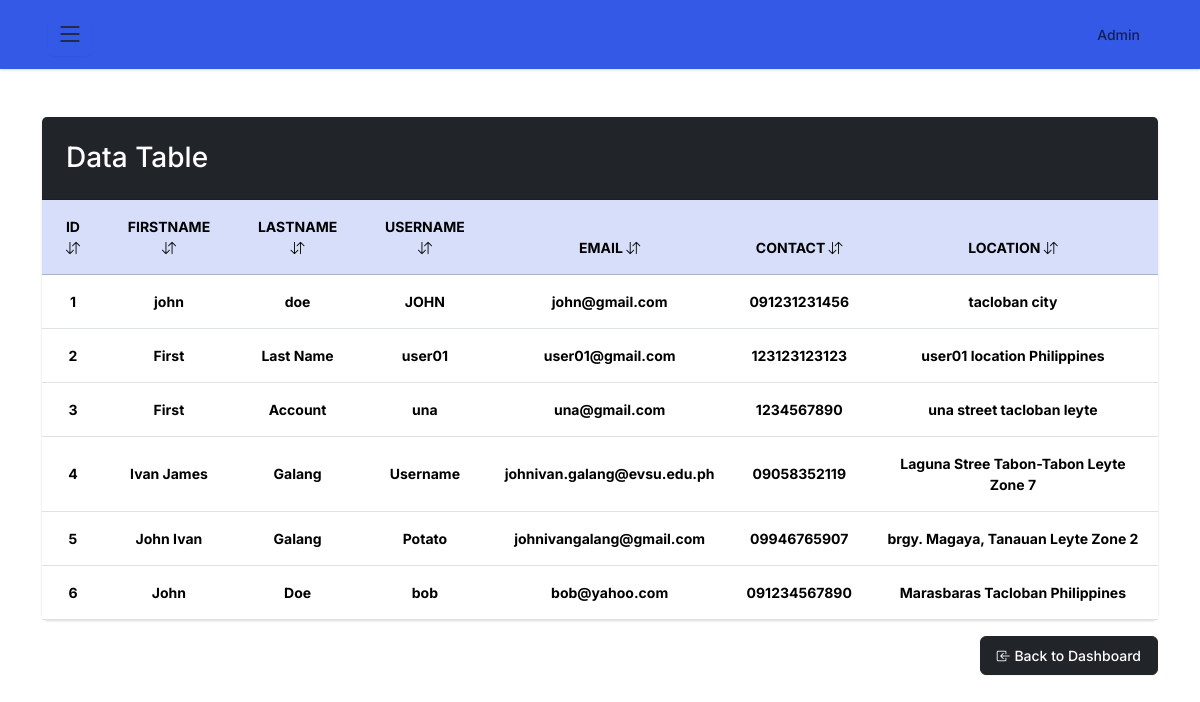
/user-admin/user-list/ (signed in), run on an earlier commit of the app's database.
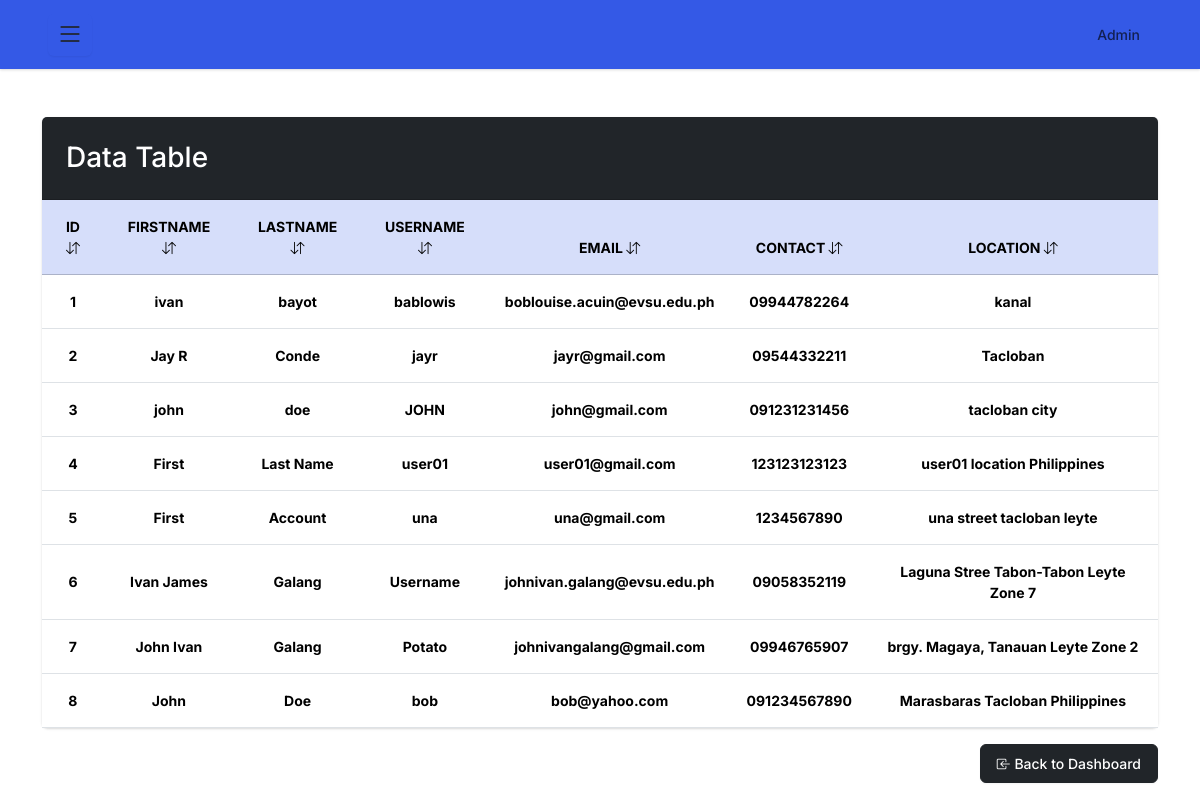
And on a later commit of the database.
### z_user/models.py (models this page shows, shortened)
class User_Account(models.Model):
    username = models.CharField(max_length=50)
    first_name = models.CharField(max_length=50, default="default") #
    last_name = models.CharField(max_length=50, default="default") #
    phone_number = models.CharField(max_length=50, default="default") #
    email = models.EmailField(max_length=50)
    password = models.CharField(max_length=50)
    location = models.CharField(max_length=50, default="default") #
    created_at = models.DateTimeField(auto_now_add=True)
    class Meta:
        verbose_name = "User Account"
        verbose_name_plural = "User Accounts"
        ordering = ['-created_at']

### z_admin/views.py (the view)
# urls.py: path('user-list/', views.user_list, name='user-list'),
@login_required(login_url='user-list')
def user_list(request):
    active_users = User_Account.objects.all()
    context = {
        "users": active_users,
    }
    return render(request, 'temp_admin/user-list.html', context)

### templates/temp_admin/user-list.html (shortened to what this page needs)
{% extends "temp_admin/base.html" %}
{% block content %}
<div class="container py-5">
    <div class="card shadow-lg border-0">
        <div class="card-header bg-dark text-white p-4">
            <div class="d-flex justify-content-between align-items-center">
                <h3 class="mb-0">Data Table</h3>
            </div>
        </div>
        <div class="card-body p-0">
            <div class="table-responsive">
                <table class="table table-hover align-middle mb-0">
                    <thead class="table-primary text-center">
                        <tr>
                            <th scope="col" class="p-3 fw-bold">
                                ID
                                <i class="bi bi-arrow-down-up"></i>
                            </th>
                            <th scope="col" class="p-3 fw-bold">
                                Firstname
                                <i class="bi bi-arrow-down-up"></i>
                            </th>
                            <th scope="col" class="p-3 fw-bold">
                                Lastname
                                <i class="bi bi-arrow-down-up"></i>
                            </th>
                            <th scope="col" class="p-3 fw-bold">
                                Username
                                <i class="bi bi-arrow-down-up"></i>
                            </th>
                            <th scope="col" class="p-3 fw-bold">
                                Email
                                <i class="bi bi-arrow-down-up"></i>
                            </th>
                            <th scope="col" class="p-3 fw-bold">
                                Contact
                                <i class="bi bi-arrow-down-up"></i>
                            </th>
                            <th scope="col" class="p-3 fw-bold">
                                Location
                                <i class="bi bi-arrow-down-up"></i>
                            </th>
                        </tr>
                    </thead>
                    <tbody>
                         {% for user in users %}
                        <tr>
                            <td class="p-3 text-center">
                                <span class="fw-bold">{{ forloop.counter }}</span>
                            </td>
                            <td class="p-3 text-center">
                                <span class="fw-bold">{{ user.first_name }}</span>
                            </td>
                            <td class="p-3 text-center">
                                <span class="fw-bold">{{ user.last_name}}</span>
                            </td>
                            <td class="p-3 text-center">
                                <span class="fw-bold">{{ user.username }}</span>
                            </td>
                            <td class="p-3 text-center">
                                <span class="fw-bold">{{ user.email }}</span>
                            </td>
                            <td class="p-3 text-center">
                                <span class="fw-bold">{{ user.phone_number}}</span>
                            </td>
                            <td class="p-3 text-center">
                                <span class="fw-bold">{{ user.location }}</span>
                            </td>
                        </tr>
                        {% endfor %}
                    </tbody>
                </table>
            </div>
        </div>
    </div>
    <div class="d-flex mt-3">
        <a href="{% url 'admin-dashboard' %}" class="ms-auto btn btn-dark">
            <i class="bi bi-box-arrow-in-left"></i> Back to Dashboard
        </a>
    </div>
</div>
{% endblock %}

What changed in the data, as far as the page shows it:
added User_Account: first_name "ivan", last_name "bayot", username "bablowis", email "boblouise.acuin@evsu.edu.ph", phone_number "09944782264", location "kanal"
added User_Account: first_name "Jay R", last_name "Conde", username "jayr", email "jayr@gmail.com", phone_number "09544332211", location "Tacloban"
